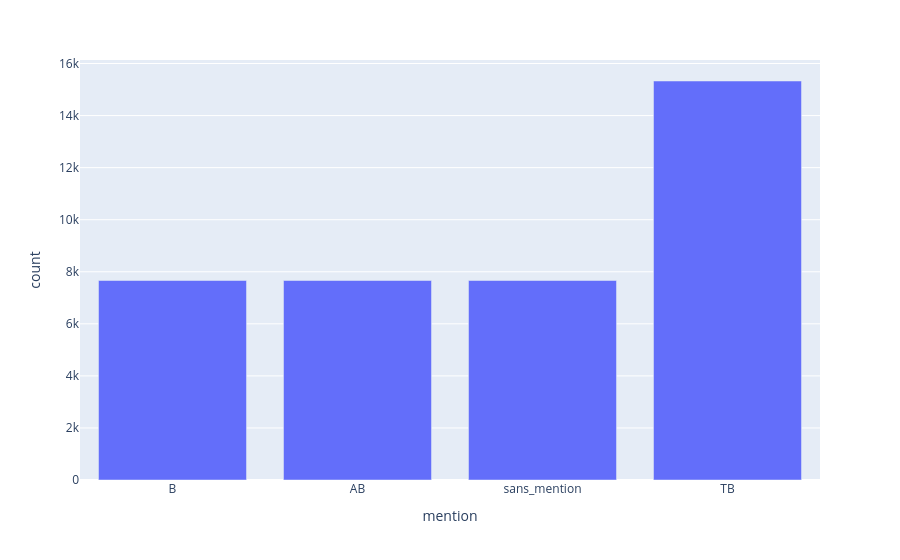

Write notebook code for a chart like this one.
### Markdown cell above
Distribution de la colonne cible

### Code cell
df_target = df_melt['mention'].value_counts().reset_index().sort_values(by='count')
px.bar(df_target, x='mention', y='count')

### Figure 1 — Plotly figure (JSON) as saved in the notebook; plotly's stock layout.template omitted (floating-point values rounded to 4 significant figures)
{"data": [{"hovertemplate": "mention=%{x}<br>count=%{y}<extra></extra>", "legendgroup": "", "marker": {"color": "#636efa", "pattern": {"shape": ""}}, "name": "", "orientation": "v", "showlegend": false, "textposition": "auto", "type": "bar", "x": ["B", "AB", "sans_mention", "TB"], "xaxis": "x", "y": [7664, 7664, 7664, 15328], "yaxis": "y"}], "layout": {"barmode": "relative", "legend": {"tracegroupgap": 0}, "margin": {"t": 60}, "xaxis": {"anchor": "y", "domain": [0, 1], "title": {"text": "mention"}}, "yaxis": {"anchor": "x", "domain": [0, 1], "title": {"text": "count"}}}}
